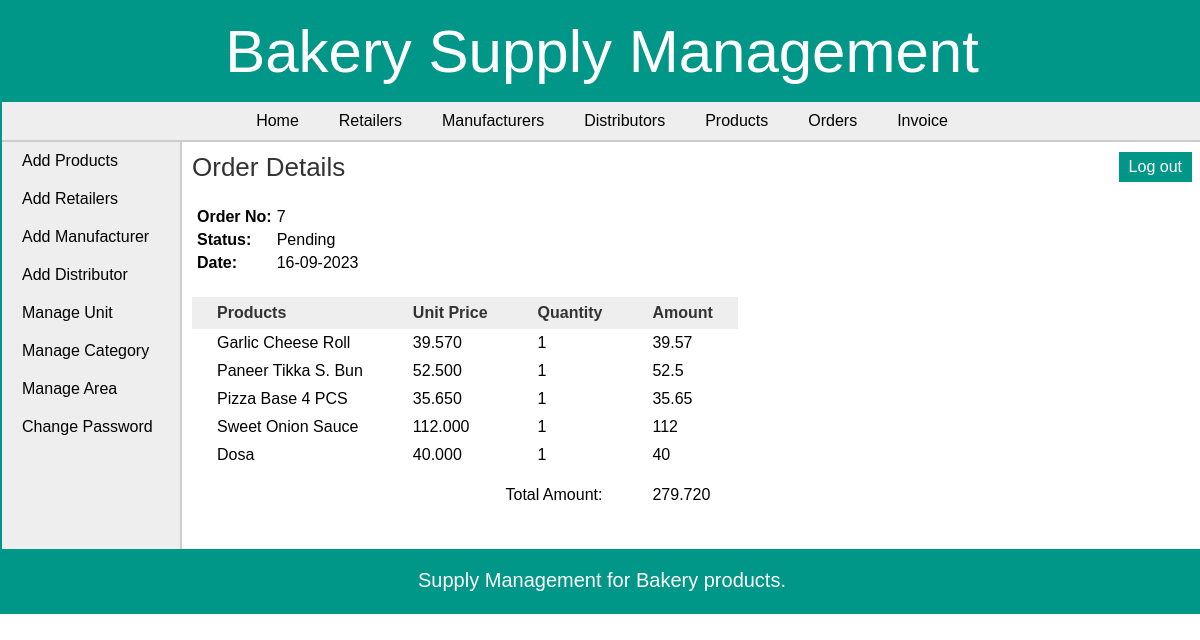
Screenshot of /admin/view_order_items.php?id=7 (signed in) with the database file from the repository.
### tables this page shows
CREATE TABLE `orders` (
  `order_id` int(11) NOT NULL,
  `date` date NOT NULL,
  `retailer_id` int(11) NOT NULL,
  `approved` tinyint(1) NOT NULL,
  `status` tinyint(1) NOT NULL,
  `total_amount` decimal(10,3) NOT NULL
);

CREATE TABLE `order_items` (
  `order_items_id` int(11) NOT NULL,
  `order_id` int(11) NOT NULL,
  `pro_id` int(11) NOT NULL,
  `quantity` int(6) NOT NULL
);

CREATE TABLE `products` (
  `pro_id` int(11) NOT NULL,
  `pro_name` varchar(25) NOT NULL,
  `pro_desc` text DEFAULT NULL,
  `pro_price` decimal(10,3) NOT NULL,
  `unit` int(11) NOT NULL,
  `pro_cat` int(11) NOT NULL,
  `quantity` int(6) DEFAULT NULL
);

### admin/view_order_items.php (the view, shortened to what this page needs)
<?php
	require("../includes/config.php");
	if(isset($_SESSION['admin_login'])) {
			$order_id = $_GET['id'];
			$query_selectManOrderItems = "SELECT *,order_items.quantity as quantity FROM orders,order_items,products WHERE order_items.order_id='$order_id' AND order_items.pro_id=products.pro_id AND order_items.order_id=orders.order_id";
			$result_selectManOrderItems = mysqli_query($con,$query_selectManOrderItems);
			$query_selectManOrder = "SELECT date,approved,status FROM orders WHERE order_id='$order_id'";
			$result_selectManOrder = mysqli_query($con,$query_selectManOrder);
			$row_selectManOrder = mysqli_fetch_array($result_selectManOrder);
		}
		else {
			header('Location:../index.php');
		}
?>
<!DOCTYPE html>
<html>
<head>
	<link rel="stylesheet" href="../includes/main_style.css" >
</head>
<body>
	<?php
		include("../includes/header.inc.php");
		include("../includes/nav_admin.inc.php");
		include("../includes/aside_admin.inc.php");
	?>
	<section>
		<h1>Order Details</h1>
		<table class="table_infoFormat">
		<tr>
			<td> Order No: </td>
			<td> <?php echo $order_id; ?> </td>
		</tr>
		<tr>
			<td> Status: </td>
			<td>
			<?php
				if($row_selectManOrder['status'] == 0) {
					echo "Pending";
				}
				else {
					echo "Completed";
				}
			?>
			</td>
		</tr>
		<tr>
			<td> Date: </td>
			<td> <?php echo date("d-m-Y",strtotime($row_selectManOrder['date'])); ?> </td>
		</tr>
		</table>
		<form action="" method="POST" class="form">
		<table class="table_invoiceFormat">
			<tr>
				<th> Products </th>
				<th> Unit Price </th>
				<th> Quantity </th>
				<th> Amount </th>
			</tr>
			<?php $i=1; while($row_selectManOrderItems = mysqli_fetch_array($result_selectManOrderItems)) { ?>
			<tr>
				<td> <?php echo $row_selectManOrderItems['pro_name']; ?> </td>
				<td> <?php echo $row_selectManOrderItems['pro_price']; ?> </td>
				<td> <?php echo $row_selectManOrderItems['quantity']; ?> </td>
				<td> <?php echo $row_selectManOrderItems['quantity']*$row_selectManOrderItems['pro_price']; ?> </td>
			</tr>
			<?php $i++; } ?>
			<tr style="height:40px;vertical-align:bottom;">
				<td colspan="3" style="text-align:right;"> Total Amount: </td>
				<td>
				<?php
					mysqli_data_seek($result_selectManOrderItems,0);
					$row_selectManOrderItems = mysqli_fetch_array($result_selectManOrderItems);
					echo $row_selectManOrderItems['total_amount'];
				?>
				</td>
			</tr>
		</table>
		</form>
	</section>
	<?php
		include("../includes/footer.inc.php");
	?>
</body>
</html>

### includes/main_style.css (style rules this page uses)
* { font-family: arial,sans-serif; margin:0px; padding:0px; }
body { width:1200px; margin:auto; border:2px solid #009688; }
section { width:1000px; padding:10px; padding-bottom:40px; }
section h1 { margin-bottom:10px; font-weight:normal; color:#333; font-size: 26px; }
table { border-collapse: collapse; }
.table_invoiceFormat th { background-color:#eee; color:#333; padding: 7px 25px; }
.table_invoiceFormat tr { border:none; }
.table_invoiceFormat td,.table_invoiceFormat tr { padding: 5px 25px; text-align: left; }
.table_infoFormat { margin:20px 5px 25px; }
.table_infoFormat td { padding:5px 5px 0px 0px; }
.table_infoFormat td:first-child { font-weight:bold; }

### rows the page displays
orders: date "16-09-2023", total_amount "279.720"
order_items: pro.pro_name "Garlic Cheese Roll", pro.pro_price "39.570", quantity "1", quantity.pro_price "39.57"
order_items: pro.pro_name "Paneer Tikka S. Bun", pro.pro_price "52.500", quantity "1", quantity.pro_price "52.5"
order_items: pro.pro_name "Pizza Base 4 PCS", pro.pro_price "35.650", quantity "1", quantity.pro_price "35.65"
order_items: pro.pro_name "Sweet Onion Sauce", pro.pro_price "112.000", quantity "1", quantity.pro_price "112"
order_items: pro.pro_name "Dosa", pro.pro_price "40.000", quantity "1", quantity.pro_price "40"

### other values shown
$order_id "7"
